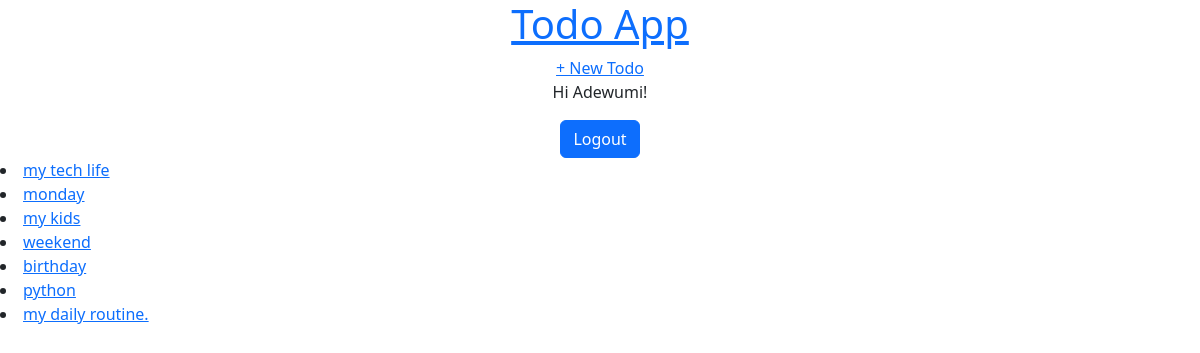
The app's page / (signed in) with its own data.
### todos/models.py (models this page shows, shortened)
class Todo(models.Model):
    title = models.CharField(max_length=100)
    user = models.ForeignKey(
        User, on_delete=models.CASCADE, blank=True, null=True, editable=False
        )
    short_description = models.TextField()
    date_created = models.DateTimeField(auto_now_add=True)
    date_updated = models.DateTimeField(auto_now=True)
    is_done = models.BooleanField()
    class Meta:
        ordering = ['-date_created']

### todos/views.py (the view)
# urls.py: path('', TodoListView.as_view(), name='home'),
class TodoListView(ListView):
    model = Todo
    template_name = 'todos/todo_list.html'
    context_object_name = 'todos'

### todos/templates/todos/todo_list.html
{% extends 'todos/base.html' %}
{% block content %}
{% for todo in todos %}
<li><a href="{% url 'todo-detail' todo.id %}">{{ todo.title|lower }}</a></li>
{% empty %}
<p>No todos added yet.</p>
{% endfor %}
{% endblock content %}

### todos/templates/todos/base.html (shortened to what this page needs)
<!doctype html>
<html lang="en">
  <head>
    <link href="https://cdn.jsdelivr.net/npm/bootstrap@5.3.7/dist/css/bootstrap.min.css" rel="stylesheet">
  </head>
<body>
<div>
<header>
<div class="nav-left">
<h1 class='text-center'><a href="{% url 'home' %}">Todo App</a></h1>
</div>
<div class="nav-right text-center">
<a href="{% url 'todo-create' %}">+ New Todo </a>
</div>
</header>
{% if user.is_authenticated %}
<p class='text-center'>Hi {{ user.username }}!</p>
{% load django_bootstrap5 %}
<form method='post' action="{% url 'logout' %}" class='text-center'>
{% bootstrap_button button_type="submit" content="Logout" %}
</form>
{% endif %}
{% block content %}
{% endblock content %}
</body>
</html>

### records on screen
Todo: title "my tech life"
Todo: title "monday"
Todo: title "my kids"
Todo: title "weekend"
Todo: title "birthday"
Todo: title "python"
Todo: title "my daily routine."

### other values on screen
{{ user.username }} "Adewumi"
